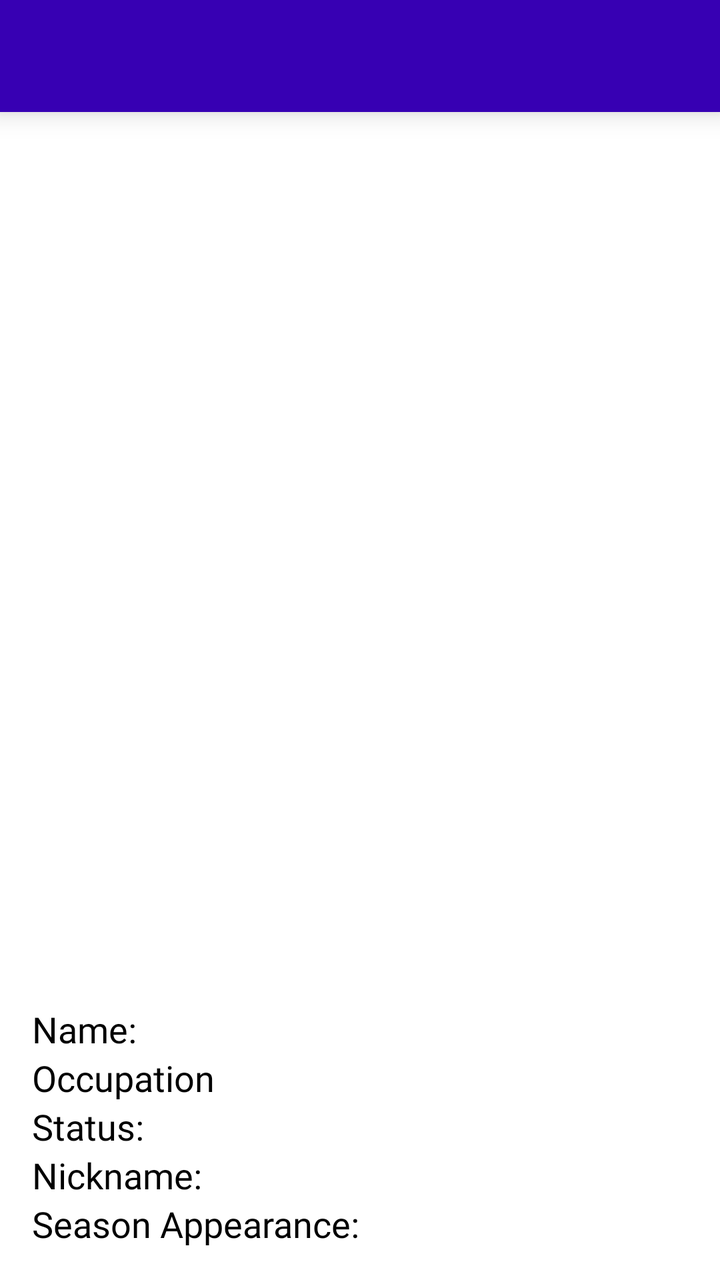
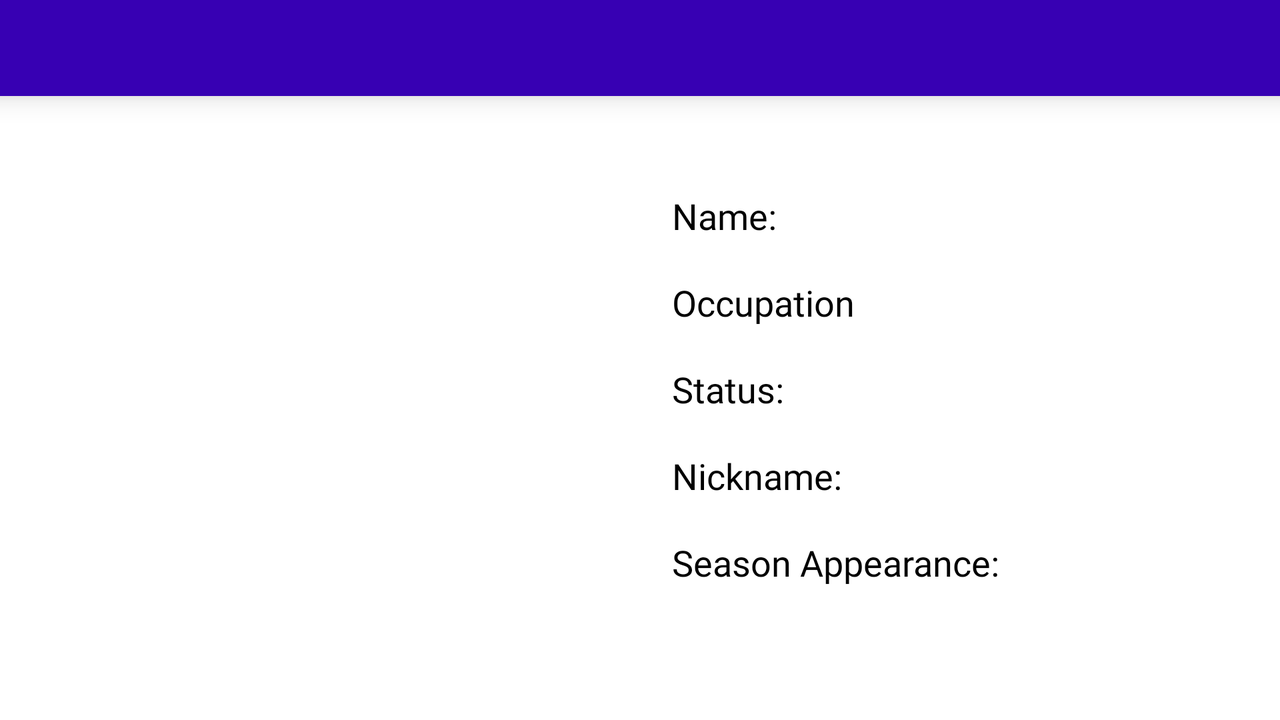

Compare how this app lays out the same screen by default and in its alternative resource folder. The renders come first, then the two layout files and the values they reference.
<!-- AndroidManifest.xml: application theme Theme.BreakingBadCharacters -->
<!-- res/layout/fragment_details.xml -->
<?xml version="1.0" encoding="utf-8"?>
<androidx.constraintlayout.widget.ConstraintLayout xmlns:android="http://schemas.android.com/apk/res/android"
    xmlns:app="http://schemas.android.com/apk/res-auto"
    android:layout_width="match_parent"
    android:layout_height="match_parent">

    <androidx.appcompat.widget.Toolbar
        android:id="@+id/toolbar"
        android:layout_width="0dp"
        android:layout_height="?android:attr/actionBarSize"
        android:background="?attr/colorPrimaryVariant"
        android:elevation="@dimen/spaceSmall"
        app:layout_constraintEnd_toEndOf="parent"
        app:layout_constraintStart_toStartOf="parent"
        app:layout_constraintTop_toTopOf="parent" />

    <ImageView
        android:id="@+id/image"
        android:layout_width="0dp"
        android:layout_height="0dp"
        android:layout_marginBottom="@dimen/spaceSmall"
        android:scaleType="matrix"
        app:layout_constraintBottom_toTopOf="@+id/info"
        app:layout_constraintEnd_toEndOf="parent"
        app:layout_constraintStart_toStartOf="parent"
        app:layout_constraintTop_toBottomOf="@+id/toolbar" />

    <GridLayout
        android:id="@+id/info"
        android:layout_width="0dp"
        android:layout_height="wrap_content"
        android:layout_marginBottom="@dimen/spaceRegular"
        android:columnCount="2"
        android:paddingStart="@dimen/spaceRegular"
        android:paddingEnd="@dimen/spaceRegular"
        app:layout_constraintBottom_toBottomOf="parent"
        app:layout_constraintEnd_toEndOf="parent"
        app:layout_constraintStart_toStartOf="parent">

        <TextView
            style="@style/Description"
            android:layout_row="0"
            android:layout_column="0"
            android:layout_columnWeight="0.5"
            android:text="@string/label_name" />

        <TextView
            android:id="@+id/name"
            style="@style/Description"
            android:layout_row="0"
            android:layout_column="1"
            android:layout_columnWeight="0.5" />

        <TextView
            style="@style/Description"
            android:layout_row="1"
            android:layout_column="0"
            android:layout_columnWeight="0.5"
            android:text="@string/label_occupation" />

        <TextView
            android:id="@+id/occupation"
            style="@style/Description"
            android:layout_row="1"
            android:layout_column="1"
            android:layout_columnWeight="0.5" />

        <TextView
            style="@style/Description"
            android:layout_row="2"
            android:layout_column="0"
            android:layout_columnWeight="0.5"
            android:text="@string/label_status" />

        <TextView
            android:id="@+id/status"
            style="@style/Description"
            android:layout_row="2"
            android:layout_column="1"
            android:layout_columnWeight="0.5" />

        <TextView
            style="@style/Description"
            android:layout_row="3"
            android:layout_column="0"
            android:layout_columnWeight="0.5"
            android:text="@string/label_nickname" />

        <TextView
            android:id="@+id/nickname"
            style="@style/Description"
            android:layout_row="3"
            android:layout_column="1"
            android:layout_columnWeight="0.5" />

        <TextView
            style="@style/Description"
            android:layout_row="4"
            android:layout_column="0"
            android:layout_columnWeight="0.5"
            android:text="@string/label_season_appearance" />

        <TextView
            android:id="@+id/seasonAppearance"
            style="@style/Description"
            android:layout_row="4"
            android:layout_column="1"
            android:layout_columnWeight="0.5" />
    </GridLayout>

</androidx.constraintlayout.widget.ConstraintLayout>
<!-- resources referenced by this layout -->
<resources>
  <dimen name="spaceRegular">16dp</dimen>
  <dimen name="spaceSmall">8dp</dimen>
  <string name="label_name">Name:</string>
  <string name="label_nickname">Nickname:</string>
  <string name="label_occupation">Occupation</string>
  <string name="label_season_appearance">Season Appearance:</string>
  <string name="label_status">Status:</string>
  <style name="Description">
          <item name="android:fontFamily">@font/typewrite</item>
          <item name="android:textSize">@dimen/fontLarge</item>
          <item name="android:textColor">@android:color/black</item>
          <item name="android:ellipsize">none</item>
          <item name="android:layout_gravity">fill_horizontal</item>
          <item name="android:width">0dp</item>
      </style>
  <style name="Theme.BreakingBadCharacters" parent="Theme.MaterialComponents.DayNight.DarkActionBar">
          
          <item name="colorPrimary">@color/purple_500</item>
          <item name="colorPrimaryVariant">@color/purple_700</item>
          <item name="colorOnPrimary">@color/white</item>
          
          <item name="colorSecondary">@color/teal_200</item>
          <item name="colorSecondaryVariant">@color/teal_700</item>
          <item name="colorOnSecondary">@color/black</item>
          
          <item name="android:statusBarColor" tools:targetApi="l">?attr/colorPrimaryVariant</item>
          
          <item name="windowActionBar">false</item>
          <item name="windowNoTitle">true</item>
      </style>
  <dimen name="fontLarge">18sp</dimen>
</resources>
<!-- res/layout-land/fragment_details.xml (the repository's variant of the layout above) -->
<!-- drawn on the phone turned sideways -->
<?xml version="1.0" encoding="utf-8"?>
<androidx.constraintlayout.widget.ConstraintLayout xmlns:android="http://schemas.android.com/apk/res/android"
    xmlns:app="http://schemas.android.com/apk/res-auto"
    android:layout_width="match_parent"
    android:layout_height="match_parent">

    <include
        android:id="@+id/toolbar"
        layout="@layout/toolbar"
        app:layout_constraintEnd_toEndOf="parent"
        app:layout_constraintStart_toStartOf="parent"
        app:layout_constraintTop_toTopOf="parent" />

    <LinearLayout
        android:layout_width="match_parent"
        android:layout_height="0dp"
        android:orientation="horizontal"
        app:layout_constraintBottom_toBottomOf="parent"
        app:layout_constraintEnd_toEndOf="parent"
        app:layout_constraintStart_toStartOf="parent"
        app:layout_constraintTop_toBottomOf="@+id/toolbar">

        <ImageView
            android:id="@+id/image"
            android:layout_width="0dp"
            android:layout_height="match_parent"
            android:layout_weight="0.5"
            android:scaleType="matrix" />

        <GridLayout
            android:id="@+id/info"
            android:layout_width="0dp"
            android:layout_height="wrap_content"
            android:layout_gravity="center_vertical"
            android:layout_weight="0.5"
            android:columnCount="1"
            android:paddingStart="@dimen/spaceRegular"
            android:paddingEnd="@dimen/spaceRegular">

            <TextView
                style="@style/Description"
                android:layout_row="0"
                android:text="@string/label_name" />

            <TextView
                android:id="@+id/name"
                style="@style/DescriptionContentLand"
                android:layout_row="1" />

            <TextView
                style="@style/Description"
                android:layout_row="2"
                android:text="@string/label_occupation" />

            <TextView
                android:id="@+id/occupation"
                style="@style/DescriptionContentLand"
                android:layout_row="3" />

            <TextView
                style="@style/Description"
                android:layout_row="4"
                android:text="@string/label_status" />

            <TextView
                android:id="@+id/status"
                style="@style/DescriptionContentLand"
                android:layout_row="5" />

            <TextView
                style="@style/Description"
                android:layout_row="6"
                android:text="@string/label_nickname" />

            <TextView
                android:id="@+id/nickname"
                style="@style/DescriptionContentLand"
                android:layout_row="7" />

            <TextView
                style="@style/Description"
                android:layout_row="8"
                android:text="@string/label_season_appearance" />

            <TextView
                android:id="@+id/seasonAppearance"
                style="@style/DescriptionContentLand"
                android:layout_row="9"
                android:gravity="bottom" />
        </GridLayout>
    </LinearLayout>
</androidx.constraintlayout.widget.ConstraintLayout>
<!-- res/layout/toolbar.xml (included above) -->
<?xml version="1.0" encoding="utf-8"?>
<androidx.appcompat.widget.Toolbar xmlns:android="http://schemas.android.com/apk/res/android"
    android:id="@+id/toolbar"
    android:layout_width="match_parent"
    android:layout_height="?android:attr/actionBarSize"
    android:background="?attr/colorPrimaryVariant"
    android:theme="@style/ThemeOverlay.MaterialComponents.Dark.ActionBar"
    android:elevation="@dimen/spaceSmall">

</androidx.appcompat.widget.Toolbar>
